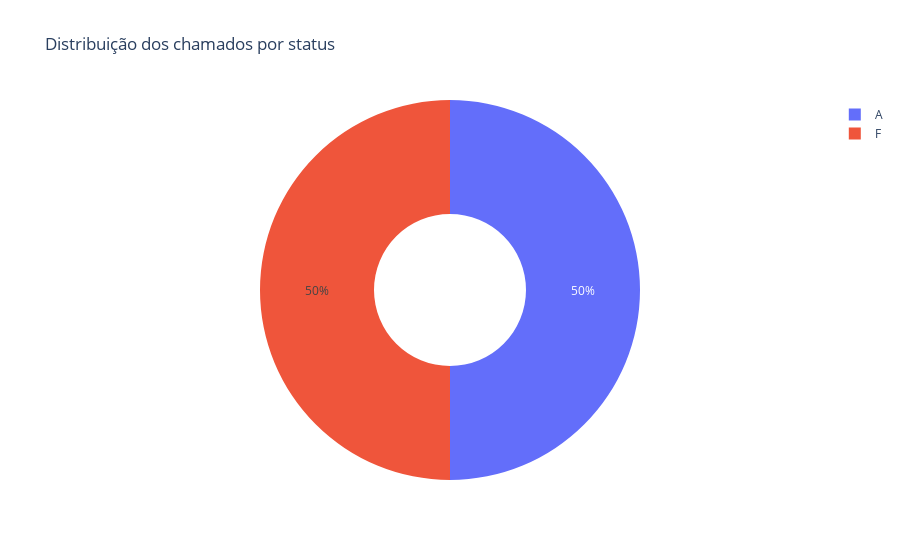

Notebook code cell kept with this figure:
### Markdown cell above
## 📊 Gráfico: Distribuição de chamados por status

### Code cell
import plotly.express as px

query = '''
SELECT status_chamado, COUNT(*) AS total
FROM sac
GROUP BY status_chamado
'''

df_status = pd.read_sql_query(query, conn)

fig = px.pie(df_status, names='status_chamado', values='total',
             title='Distribuição dos chamados por status',
             hole=0.4)
fig.show()

### Figure 1 — Plotly figure (JSON) as saved in the notebook; plotly's stock layout.template omitted (floating-point values rounded to 4 significant figures)
{"data": [{"domain": {"x": [0, 1], "y": [0, 1]}, "hole": 0.4, "hovertemplate": "status_chamado=%{label}<br>total=%{value}<extra></extra>", "labels": ["A", "F"], "legendgroup": "", "name": "", "showlegend": true, "type": "pie", "values": [1, 1]}], "layout": {"legend": {"tracegroupgap": 0}, "title": {"text": "Distribuição dos chamados por status"}}}
